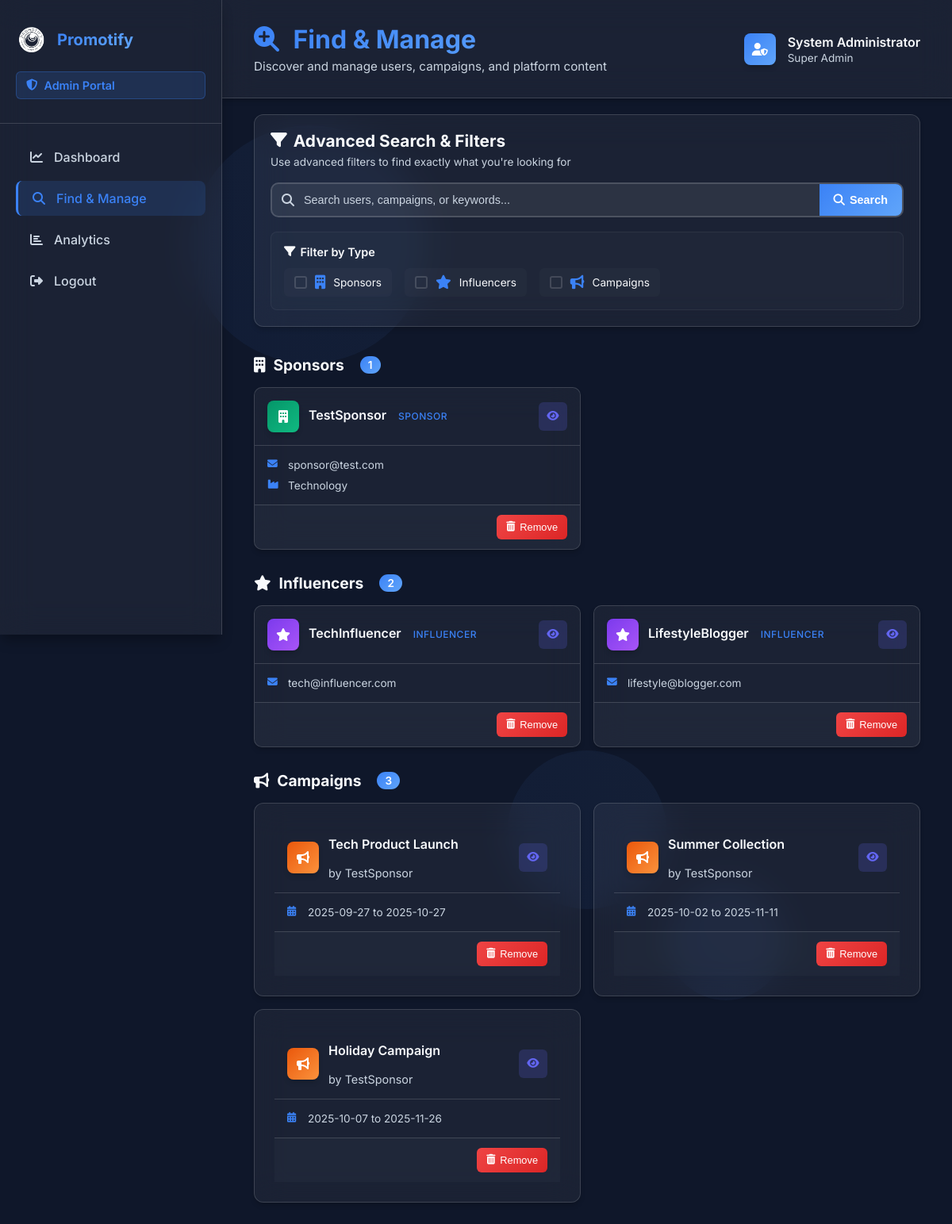
/afind (signed in), run on the app's committed database.
### models.py (models this page shows, shortened)
class Sponsor(db.Model):
    id = db.Column(db.Integer, primary_key=True)
    username = db.Column(db.String(15), unique=True, nullable=False)
    email = db.Column(db.String(20), unique=True, nullable=False)
    password = db.Column(db.String(10), nullable=False)
    industry = db.Column(db.String(20), nullable=False)
    wallet_balance = db.Column(db.Float, default=0.0, nullable=False)
    date_joined = db.Column(db.DateTime, default=datetime.utcnow)

class Influencer(db.Model):
    id = db.Column(db.Integer, primary_key=True)
    username = db.Column(db.String(15), unique=True, nullable=False)
    email = db.Column(db.String(30), unique=True, nullable=False)
    password = db.Column(db.String(10), nullable=False)
    instagram = db.Column(db.String(15), unique=True, nullable=True)
    linkedin = db.Column(db.String(20), unique=True, nullable=True)
    twitter = db.Column(db.String(20), unique=True, nullable=True)
    youtube = db.Column(db.String(20), unique=True, nullable=True)
    wallet_balance = db.Column(db.Float, default=0.0, nullable=False)
    bank_account = db.Column(db.String(20), nullable=True)
    ifsc_code = db.Column(db.String(11), nullable=True)
    date_joined = db.Column(db.DateTime, default=datetime.utcnow)
    campaigns = db.relationship('Campaign', secondary='application',
                                primaryjoin="and_(Influencer.id==Application.influencer_id, Application.status=='accepted')",
                                backref=db.backref('accepted_influencers', lazy='dynamic'))

class Campaign(db.Model):
    id = db.Column(db.Integer, primary_key=True)
    sponsor_id = db.Column(db.Integer, db.ForeignKey('sponsor.id', ondelete='CASCADE'), nullable=False)
    name = db.Column(db.String(15), nullable=False)
    description = db.Column(db.Text, nullable=True)
    start_date = db.Column(db.Date, nullable=False)
    end_date = db.Column(db.Date, nullable=False)
    budget = db.Column(db.Float, nullable=False)
    status = db.Column(db.String(50))
    sponsor = db.relationship('Sponsor', backref=db.backref('campaigns', lazy=True, cascade='all, delete-orphan'))
    influencers = db.relationship('Influencer', secondary='application',
                                  primaryjoin="and_(Campaign.id==Application.campaign_id, Application.status=='accepted')",
                                  backref=db.backref('accepted_campaigns', lazy='dynamic'))

### routes.py (the view)
    @app.route('/afind')
    def afind():
        if 'admin_logged_in' not in session or not session['admin_logged_in']:
            flash('You need to log in first.', 'error')
            return redirect(url_for('admin_log'))
        search_query = request.args.get('search', '')
        filter_options = request.args.getlist('filter')
        sponsors = []
        influencers = []
        campaigns = []
        if 'sponsors' in filter_options or not filter_options:
            sponsors = Sponsor.query.filter(Sponsor.username.contains(search_query)).all()
        if 'influencers' in filter_options or not filter_options:
            influencers = Influencer.query.filter(Influencer.username.contains(search_query)).all()
        if 'campaigns' in filter_options or not filter_options:
            campaigns = Campaign.query.filter(Campaign.name.contains(search_query)).all()
        return render_template('afind.html',
                               sponsors=sponsors,
                               influencers=influencers,
                               campaigns=campaigns,
                               search_query=search_query,
                               filter_options=filter_options)

### templates/afind.html (shortened to what this page needs)
<!DOCTYPE html>
<html lang="en">
<head>
    <link rel="stylesheet" href="https://cdnjs.cloudflare.com/ajax/libs/font-awesome/6.4.0/css/all.min.css">
    <link rel="stylesheet" type="text/css" href="{{ url_for('static', filename='css/afind.css') }}">
</head>
<body>
    <div class="background">
        <div class="shape shape-1"></div>
        <div class="shape shape-2"></div>
        <div class="shape shape-3"></div>
    </div>
    <div class="sidebar">
        <div class="sidebar-header">
            <div class="logo">
                <img src="{{ url_for('static', filename='images/promotify.png') }}" alt="Promotify">
                <span class="logo-text">Promotify</span>
            </div>
            <div class="admin-badge">
                <i class="fas fa-shield-alt"></i>
                <span>Admin Portal</span>
            </div>
        </div>
        <nav class="sidebar-nav">
            <ul>
                <li class="nav-item">
                    <a href="{{ url_for('admin_dash') }}" class="nav-link">
                        <i class="fas fa-chart-line"></i>
                        <span>Dashboard</span>
                    </a>
                </li>
                <li class="nav-item active">
                    <a href="#" class="nav-link">
                        <i class="fas fa-search"></i>
                        <span>Find & Manage</span>
                    </a>
                </li>
                <li class="nav-item">
                    <a href="{{ url_for('admin_stats') }}" class="nav-link">
                        <i class="fas fa-chart-bar"></i>
                        <span>Analytics</span>
                    </a>
                </li>
                <li class="nav-item logout">
                    <a href="{{ url_for('admin_logout') }}" class="nav-link">
                        <i class="fas fa-sign-out-alt"></i>
                        <span>Logout</span>
                    </a>
                </li>
            </ul>
        </nav>
    </div>
    <div class="main-content">
        <header class="content-header">
            <div class="header-left">
                <h1>
                    <i class="fas fa-search-plus"></i>
                    Find & Manage
                </h1>
                <p class="header-subtitle">Discover and manage users, campaigns, and platform content</p>
            </div>
            <div class="header-right">
                <div class="user-info">
                    <div class="user-avatar">
                        <i class="fas fa-user-shield"></i>
                    </div>
                    <div class="user-details">
                        <span class="user-name">System Administrator</span>
                        <span class="user-role">Super Admin</span>
                    </div>
                </div>
            </div>
        </header>
        <section class="search-section">
            <div class="search-card">
                <div class="search-header">
                    <h2>
                        <i class="fas fa-filter"></i>
                        Advanced Search & Filters
                    </h2>
                    <p>Use advanced filters to find exactly what you're looking for</p>
                </div>
                <form method="GET" action="{{ url_for('afind') }}" class="search-form">
                    <div class="search-input-group">
                        <i class="fas fa-search search-icon"></i>
                        <input type="text" id="search-input" name="search" placeholder="Search users, campaigns, or keywords..." value="{{ search_query }}">
                        <button type="submit" class="search-btn">
                            <i class="fas fa-search"></i>
                            Search
                        </button>
                    </div>
                    <div class="filter-options">
                        <div class="filter-group">
                            <h4><i class="fas fa-filter"></i> Filter by Type</h4>
                            <div class="checkbox-group">
                                <label class="checkbox-item">
                                    <input type="checkbox" name="filter" value="sponsors" {% if 'sponsors' in filter_options %}checked{% endif %}>
                                    <i class="fas fa-building"></i>
                                    Sponsors
                                </label>
                                <label class="checkbox-item">
                                    <input type="checkbox" name="filter" value="influencers" {% if 'influencers' in filter_options %}checked{% endif %}>
                                    <i class="fas fa-star"></i>
                                    Influencers
                                </label>
                                <label class="checkbox-item">
                                    <input type="checkbox" name="filter" value="campaigns" {% if 'campaigns' in filter_options %}checked{% endif %}>
                                    <i class="fas fa-bullhorn"></i>
                                    Campaigns
                                </label>
                            </div>
                        </div>
                    </div>
                </form>
            </div>
        </section>
        <section class="results-section">
            <div class="results-category">
                <div class="category-header">
                    <h2>
                        <i class="fas fa-building"></i>
                        Sponsors
                        <span class="count-badge">{{ sponsors|length }}</span>
                    </h2>
                </div>
                <div class="results-grid">
                    {% for sponsor in sponsors %}
                    <div class="result-card sponsor-card">
                        <div class="card-header">
                            <div class="user-avatar">
                                <i class="fas fa-building"></i>
                            </div>
                            <div class="user-info">
                                <h3>{{ sponsor.username }}</h3>
                                <span class="user-type">Sponsor</span>
                            </div>
                            <div class="card-actions">
                                <button class="action-btn view-btn" title="View Profile">
                                    <i class="fas fa-eye"></i>
                                </button>
                            </div>
                        </div>
                        <div class="card-body">
                            <div class="info-item">
                                <i class="fas fa-envelope"></i>
                                <span>{{ sponsor.email }}</span>
                            </div>
                            <div class="info-item">
                                <i class="fas fa-industry"></i>
                                <span>{{ sponsor.industry }}</span>
                            </div>
                        </div>
                        <div class="card-footer">
                            <form action="{{ url_for('remove_sponsor', sponsor_id=sponsor.id) }}" method="POST" class="remove-form">
                                <button type="submit" class="remove-btn" onclick="return confirm('Are you sure you want to remove this sponsor?');">
                                    <i class="fas fa-trash-alt"></i>
                                    Remove
                                </button>
                            </form>
                        </div>
                    </div>
                    {% endfor %}
                </div>
            </div>
            <div class="results-category">
                <div class="category-header">
                    <h2>
                        <i class="fas fa-star"></i>
                        Influencers
                        <span class="count-badge">{{ influencers|length }}</span>
                    </h2>
                </div>
                <div class="results-grid">
                    {% for influencer in influencers %}
                    <div class="result-card influencer-card">
                        <div class="card-header">
                            <div class="user-avatar">
                                <i class="fas fa-star"></i>
                            </div>
                            <div class="user-info">
                                <h3>{{ influencer.username }}</h3>
                                <span class="user-type">Influencer</span>
                            </div>
                            <div class="card-actions">
                                <button class="action-btn view-btn" title="View Profile">
                                    <i class="fas fa-eye"></i>
                                </button>
                            </div>
                        </div>
                        <div class="card-body">
                            <div class="info-item">
                                <i class="fas fa-envelope"></i>
                                <span>{{ influencer.email }}</span>
                            </div>
                        </div>
                        <div class="card-footer">
                            <form action="{{ url_for('remove_influencer', influencer_id=influencer.id) }}" method="POST" class="remove-form">
                                <button type="submit" class="remove-btn" onclick="return confirm('Are you sure you want to remove this influencer?');">
                                    <i class="fas fa-trash-alt"></i>
                                    Remove
                                </button>
                            </form>
                        </div>
                    </div>
                    {% endfor %}
                </div>
            </div>
            <div class="results-category">
                <div class="category-header">
                    <h2>
                        <i class="fas fa-bullhorn"></i>
                        Campaigns
                        <span class="count-badge">{{ campaigns|length }}</span>
                    </h2>
                </div>
                <div class="results-grid">
                    {% for campaign in campaigns %}
                    <div class="result-card campaign-card">
                        <div class="card-header">
                            <div class="campaign-icon">
                                <i class="fas fa-bullhorn"></i>
                            </div>
                            <div class="campaign-info">
                                <h3>{{ campaign.name }}</h3>
                                <span class="campaign-sponsor">by {{ campaign.sponsor.username }}</span>
                            </div>
                            <div class="card-actions">
                                <button class="action-btn view-btn" title="View Campaign">
                                    <i class="fas fa-eye"></i>
                                </button>
                            </div>
                        </div>
                        <div class="card-body">
                            <div class="info-item">
                                <i class="fas fa-calendar-alt"></i>
                                <span>{{ campaign.start_date }} to {{ campaign.end_date }}</span>
                            </div>
                        </div>
                        <div class="card-footer">
                            <form action="{{ url_for('remove_campaign', campaign_id=campaign.id) }}" method="POST" class="remove-form">
                                <button type="submit" class="remove-btn" onclick="return confirm('⚠️ WARNING: Are you sure you want to permanently remove the campaign &quot;{{ campaign.name }}&quot;?\n\nThis action will:\n• Delete the campaign permanently\n• Remove all related applications\n• Cannot be undone\n\nClick OK to proceed or Cancel to abort.');">
                                    <i class="fas fa-trash-alt"></i>
                                    Remove
                                </button>
                            </form>
                        </div>
                    </div>
                    {% endfor %}
                </div>
            </div>
        </section>
    </div>
</body>
</html>

### data on the page
Sponsor: username "TestSponsor", email "sponsor@test.com", industry "Technology"
Influencer: username "TechInfluencer", email "tech@influencer.com"
Influencer: username "LifestyleBlogger", email "lifestyle@blogger.com"
Campaign: name "Tech Product Launch", sponsor.username "TestSponsor", start_date "2025-09-27", end_date "2025-10-27"
Campaign: name "Summer Collection", sponsor.username "TestSponsor", start_date "2025-10-02", end_date "2025-11-11"
Campaign: name "Holiday Campaign", sponsor.username "TestSponsor", start_date "2025-10-07", end_date "2025-11-26"

### other printed values
{{ sponsors|length }} "1"
{{ influencers|length }} "2"
{{ campaigns|length }} "3"
